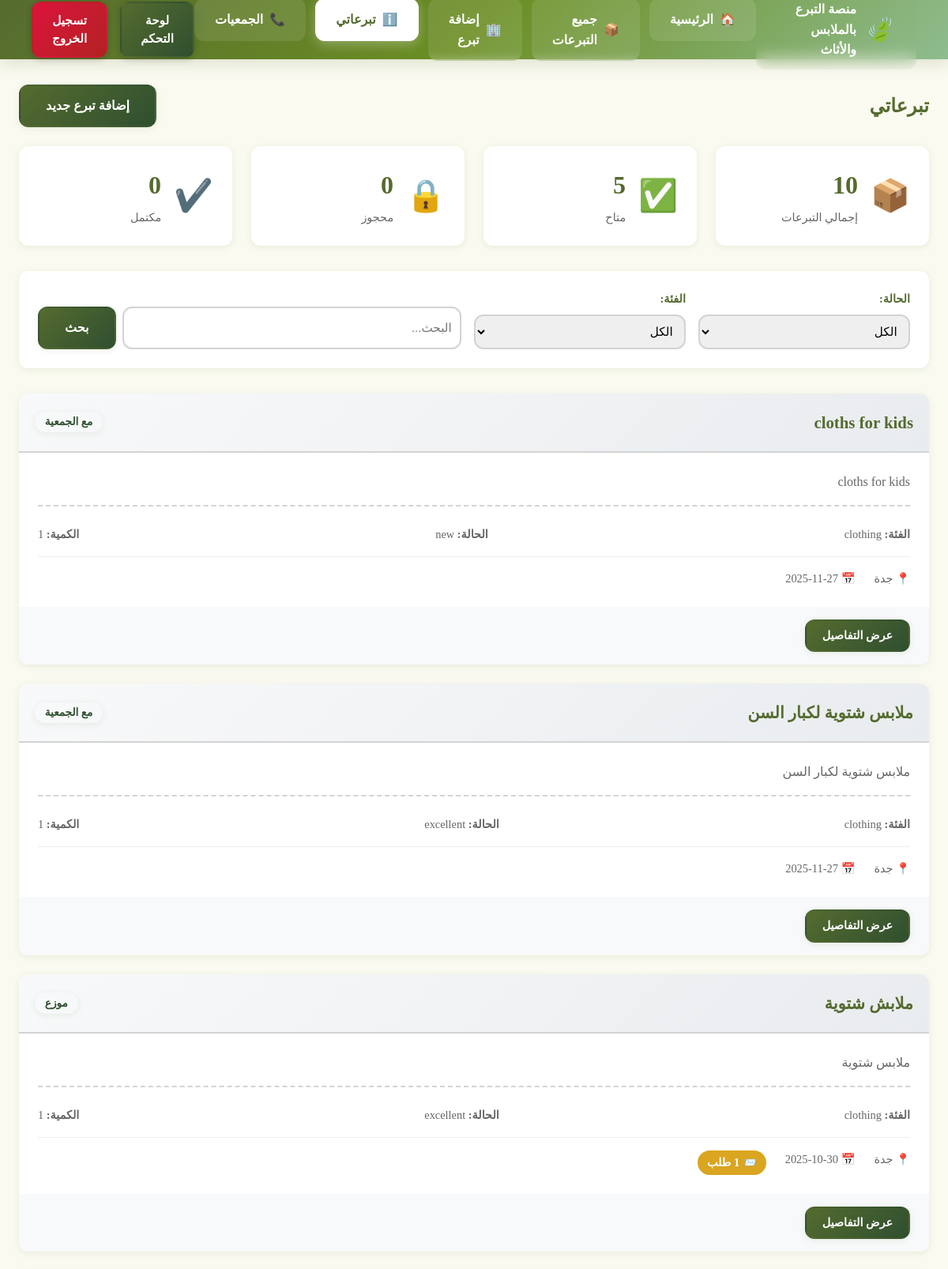
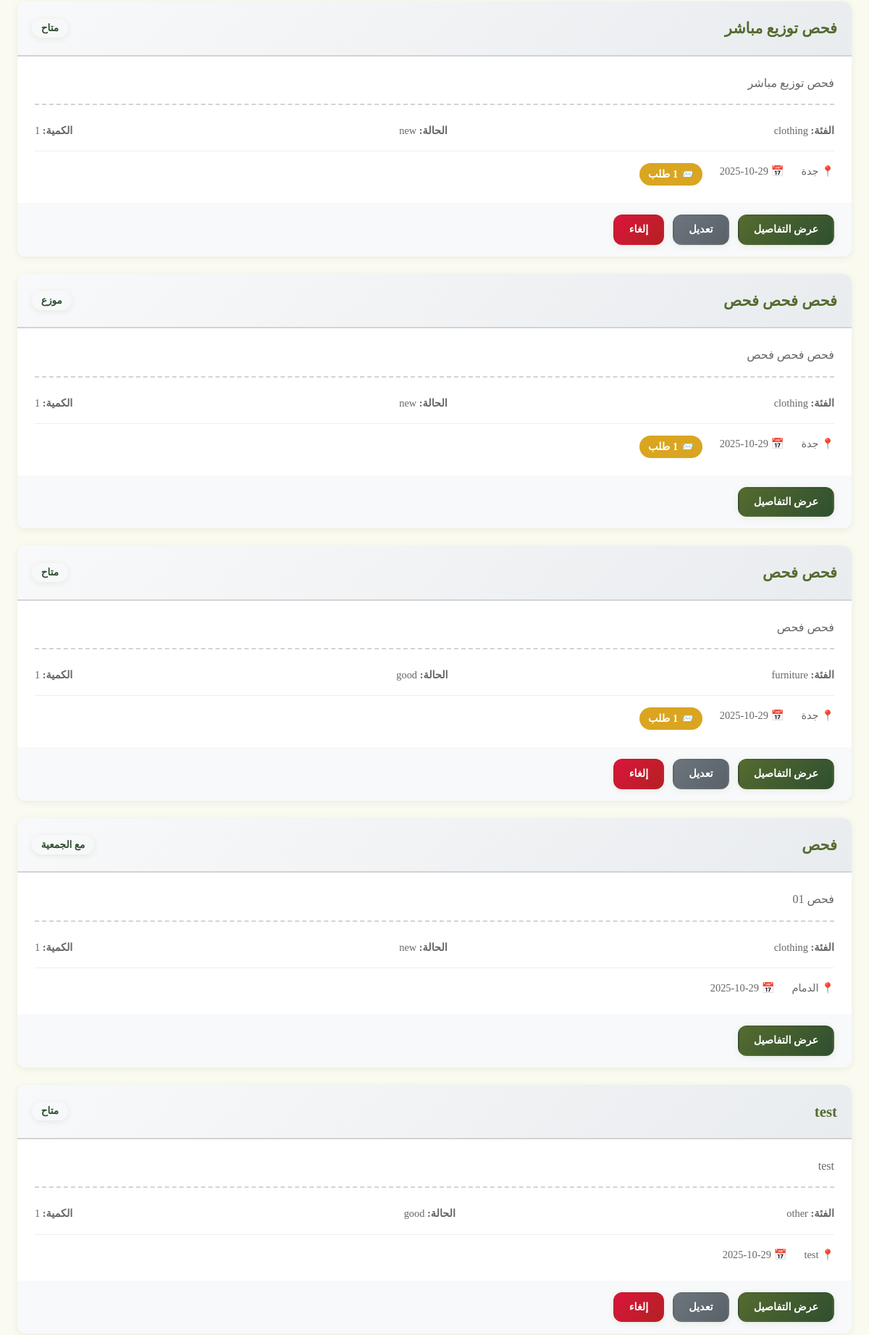
/my-donations.php (signed in, upper part), run on the app's committed database (2 pictures, top to bottom).
### tables this page shows
CREATE TABLE `donations` (
  `id` int NOT NULL,
  `donor_id` int NOT NULL,
  `beneficiary_id` int DEFAULT NULL,
  `charity_id` int DEFAULT NULL,
  `title` varchar(100) NOT NULL,
  `description` text,
  `category` enum('clothing','furniture','electronics','other') NOT NULL,
  `condition_item` enum('new','excellent','good','fair') NOT NULL,
  `quantity` int DEFAULT '1',
  `images` text,
  `pickup_location` text,
  `delivery_method` enum('pickup','delivery','both') NOT NULL,
  `status` enum('pending_charity_approval','available','reserved','with_charity','delivered','completed','cancelled') DEFAULT 'pending_charity_approval',
  `received_by_charity_at` timestamp NULL DEFAULT NULL,
  `charity_approved_at` timestamp NULL DEFAULT NULL,
  `delivered_to_beneficiary_at` timestamp NULL DEFAULT NULL,
  `charity_notes` text,
  `charity_approval_notes` text,
  `created_at` timestamp NULL DEFAULT CURRENT_TIMESTAMP,
  `updated_at` timestamp NULL DEFAULT CURRENT_TIMESTAMP ON UPDATE CURRENT_TIMESTAMP
);

### config.php (called while the page is built, shortened)
<?php
class Database {
    private static $instance = null;
    private $connection;
    private function __construct() {
        try {
            $dsn = "mysql:host=" . DB_HOST . ";dbname=" . DB_NAME . ";charset=" . DB_CHARSET;
            $this->connection = new PDO($dsn, DB_USER, DB_PASS, [
                PDO::ATTR_ERRMODE => PDO::ERRMODE_EXCEPTION,
                PDO::ATTR_DEFAULT_FETCH_MODE => PDO::FETCH_ASSOC,
                PDO::ATTR_EMULATE_PREPARES => false
            ]);
        } catch (PDOException $e) {
            die("فشل الاتصال بقاعدة البيانات: " . $e->getMessage());
        }
    }
    public static function getInstance() {
        if (self::$instance === null) {
            self::$instance = new self();
        }
        return self::$instance;
    }
    public function prepare($sql) {
        return $this->connection->prepare($sql);
    }
}
function escape($string) {
    return htmlspecialchars($string, ENT_QUOTES, 'UTF-8');
}
?>

### my-donations.php (the view, shortened to what this page needs)
<?php
require_once 'config.php';
$db = Database::getInstance();
$userId = $_SESSION['user_id'];
$status = isset($_GET['status']) ? $_GET['status'] : 'all';
$category = isset($_GET['category']) ? $_GET['category'] : 'all';
$search = isset($_GET['search']) ? trim($_GET['search']) : '';
$sql = "SELECT d.*,
        (SELECT COUNT(*) FROM donation_requests WHERE donation_id = d.id) as requests_count
        FROM donations d
        WHERE d.donor_id = ?";
$params = [$userId];
$sql .= " ORDER BY d.created_at DESC";
$stmt = $db->prepare($sql);
$stmt->execute($params);
$donations = $stmt->fetchAll();
$statsStmt = $db->prepare("
    SELECT
        COUNT(*) as total,
        COUNT(CASE WHEN status = 'pending_charity_approval' THEN 1 END) as pending_approval,
        COUNT(CASE WHEN status = 'available' THEN 1 END) as available,
        COUNT(CASE WHEN status = 'reserved' THEN 1 END) as reserved,
        COUNT(CASE WHEN status = 'completed' THEN 1 END) as completed,
        COUNT(CASE WHEN status = 'cancelled' THEN 1 END) as cancelled
    FROM donations
    WHERE donor_id = ?
");
$statsStmt->execute([$userId]);
$stats = $statsStmt->fetch();
 ?>
<?php require_once 'includes/header.php'; ?>
    <section style="padding: 2rem 0; min-height: 70vh;">
    <div class="container">
        <div class="page-header mb-4 d-flex justify-content-between align-items-center" style="flex-wrap: wrap; gap: 1rem;">
            <h1 style="color: var(--primary-color); margin: 0;">تبرعاتي</h1>
            <a href="add-donation.php" class="btn btn-primary">إضافة تبرع جديد</a>
        </div>
        <div class="stats-grid">
            <div class="stat-card">
                <div class="stat-icon">📦</div>
                <div class="stat-details">
                    <h3><?php echo $stats['total']; ?></h3>
                    <p>إجمالي التبرعات</p>
                </div>
            </div>
            <div class="stat-card">
                <div class="stat-icon">✅</div>
                <div class="stat-details">
                    <h3><?php echo $stats['available']; ?></h3>
                    <p>متاح</p>
                </div>
            </div>
            <div class="stat-card">
                <div class="stat-icon">🔒</div>
                <div class="stat-details">
                    <h3><?php echo $stats['reserved']; ?></h3>
                    <p>محجوز</p>
                </div>
            </div>
            <div class="stat-card">
                <div class="stat-icon">✔️</div>
                <div class="stat-details">
                    <h3><?php echo $stats['completed']; ?></h3>
                    <p>مكتمل</p>
                </div>
            </div>
        </div>
        <div class="filters-section">
            <form method="GET" class="filters-form">
                <div class="filter-group">
                    <label>الحالة:</label>
                    <select name="status" onchange="this.form.submit()">
                        <option value="all" <?php echo $status === 'all' ? 'selected' : ''; ?>>الكل</option>
                    </select>
                </div>
                <div class="filter-group">
                    <label>الفئة:</label>
                    <select name="category" onchange="this.form.submit()">
                        <option value="all" <?php echo $category === 'all' ? 'selected' : ''; ?>>الكل</option>
                    </select>
                </div>
                <div class="filter-group search-group">
                    <input type="text" name="search" placeholder="البحث..."
                           value="<?php echo escape($search); ?>">
                    <button type="submit" class="btn btn-primary">بحث</button>
                </div>
            </form>
        </div>
        <?php if (empty($donations)): ?>
            <div class="empty-state">
                <p>لا توجد تبرعات بعد</p>
                <a href="add-donation.php" class="btn btn-primary">إضافة تبرع جديد</a>
            </div>
        <?php else: ?>
            <div class="donations-grid">
                <?php foreach ($donations as $donation): ?>
                <div class="donation-card">
                    <div class="donation-header">
                        <h3><?php echo escape($donation['title']); ?></h3>
                        <span class="badge badge-<?php echo $donation['status']; ?>">
                            <?php
                            $statusText = [
                                'pending_charity_approval' => 'في انتظار الموافقة',
                                'available' => 'متاح',
                                'reserved' => 'محجوز',
                                'with_charity' => 'مع الجمعية',
                                'delivered' => 'موزع',
                                'completed' => 'مكتمل',
                                'cancelled' => 'ملغي'
                            ];
                            echo isset($statusText[$donation['status']]) ? $statusText[$donation['status']] : $donation['status'];
                            ?>
                        </span>
                    </div>
                    <div class="donation-body">
                        <p class="donation-description">
                            <?php echo escape(substr($donation['description'], 0, 100)) . (strlen($donation['description']) > 100 ? '...' : ''); ?>
                        </p>
                        <div class="donation-meta">
                            <span><strong>الفئة:</strong> <?php echo escape($donation['category']); ?></span>
                            <span><strong>الحالة:</strong> <?php echo escape($donation['condition_item']); ?></span>
                            <span><strong>الكمية:</strong> <?php echo escape($donation['quantity']); ?></span>
                        </div>
                        <div class="donation-info">
                            <span>📍 <?php echo escape($donation['pickup_location']); ?></span>
                            <span>📅 <?php echo date('Y-m-d', strtotime($donation['created_at'])); ?></span>
                            <?php if ($donation['requests_count'] > 0): ?>
                            <span class="requests-badge">📨 <?php echo $donation['requests_count']; ?> طلب</span>
                            <?php endif; ?>
                        </div>
                    </div>
                    <div class="donation-actions">
                        <a href="donation-details.php?id=<?php echo $donation['id']; ?>"
                           class="btn btn-sm btn-primary">
                            عرض التفاصيل
                        </a>
                        <?php if ($donation['status'] === 'available'): ?>
                        <a href="edit-donation.php?id=<?php echo $donation['id']; ?>"
                           class="btn btn-sm btn-secondary">
                            تعديل
                        </a>
                        <form method="POST" style="display: inline;">
                            <button type="submit" name="delete_donation"
                                    class="btn btn-sm btn-danger"
                                    onclick="return confirm('هل أنت متأكد من إلغاء هذا التبرع؟')">
                                إلغاء
                            </button>
                        </form>
                        <?php endif; ?>
                    </div>
                </div>
                <?php endforeach; ?>
            </div>
        <?php endif; ?>
    </div>
    </section>
<?php require_once 'includes/footer.php'; ?>

### style.css (style rules this page uses)
:root { --primary-color: #556b2f; --secondary-color: #8fbc8f; --success-color: #228b22; --warning-color: #daa520; --danger-color: #dc143c; --info-color: #6b8e23; --light-color: #f5f5dc; --dark-color: #2f4f2f; --text-color: #2f4f2f; --border-color: #d3d3d3; --background-color: #fafaf0; --sidebar-width: 280px; --header-height: 75px; --transition: all 0.3s cubic-bezier(0.4, 0, 0.2, 1); --shadow-sm: 0 2px 8px rgba(85,107,47,0.1); --shadow-md: 0 4px 16px rgba(85,107,47,0.15); --shadow-lg: 0 8px 32px rgba(85,107,47,0.2); --radius: 12px; }
* { margin: 0; padding: 0; box-sizing: border-box; }
body { font-size: 16px; line-height: 1.6; color: var(--text-color); background-color: var(--background-color); direction: rtl; text-align: right; }
.container { width: 100%; max-width: 1400px; margin: 0 auto; padding: 0 1.5rem; }
.btn { display: inline-flex; align-items: center; justify-content: center; gap: 0.5rem; padding: 0.8rem 2rem; font-size: 1rem; font-weight: 600; text-align: center; text-decoration: none; border: 2px solid transparent; border-radius: var(--radius); cursor: pointer; transition: var(--transition); line-height: 1.5; box-shadow: var(--shadow-sm); }
.btn-primary { background: linear-gradient(135deg, var(--primary-color), var(--dark-color)); color: white; }
.btn-danger { background: linear-gradient(135deg, var(--danger-color), #b22222); color: white; }
.btn-sm { padding: 0.5rem 1.25rem; font-size: 0.9rem; }
.badge { display: inline-flex; align-items: center; padding: 0.4rem 0.8rem; font-size: 0.85rem; font-weight: 700; line-height: 1; text-align: center; white-space: nowrap; border-radius: 25px; box-shadow: var(--shadow-sm); }
.mb-4 { margin-bottom: 1.5rem; }
.d-flex { display: flex; }
.justify-content-between { justify-content: space-between; }
.align-items-center { align-items: center; }
.btn-secondary { background: linear-gradient(135deg, #6c757d, #5a6268); color: white; }
.donation-meta { margin-top: auto; display: flex; justify-content: space-between; align-items: center; padding-top: 1.5rem; border-top: 2px dashed var(--border-color); }
@media (min-width: 769px) { .donation-meta { padding-top: 1.5rem; border-top: 2px dashed var(--border-color); } }

### my-donations.php (style rules this page uses)
.stats-grid { display: grid; grid-template-columns: repeat(auto-fit, minmax(200px, 1fr)); gap: 1.5rem; margin-bottom: 2rem; }
.stat-card { background: white; padding: 1.5rem; border-radius: var(--radius); box-shadow: var(--shadow-sm); display: flex; align-items: center; gap: 1rem; transition: var(--transition); }
.stat-icon { font-size: 2.5rem; }
.stat-details h3 { font-size: 2rem; color: var(--primary-color); margin: 0; }
.stat-details p { margin: 0.25rem 0 0 0; color: #666; font-size: 0.9rem; }
.filters-section { background: white; padding: 1.5rem; border-radius: var(--radius); box-shadow: var(--shadow-sm); margin-bottom: 2rem; }
.filters-form { display: flex; gap: 1rem; flex-wrap: wrap; align-items: end; }
.filter-group { display: flex; flex-direction: column; gap: 0.5rem; flex: 1; min-width: 200px; }
.filter-group label { font-weight: 600; color: var(--primary-color); font-size: 0.9rem; }
.filter-group select, .filter-group input { padding: 0.65rem; border: 2px solid var(--border-color); border-radius: var(--radius); font-size: 0.95rem; }
.search-group { flex: 2; min-width: 300px; flex-direction: row; align-items: stretch; }
.search-group input { flex: 1; }
.donations-grid { display: grid; gap: 1.5rem; }
.donation-card { background: white; border-radius: var(--radius); box-shadow: var(--shadow-sm); overflow: hidden; transition: var(--transition); }
.donation-header { display: flex; justify-content: space-between; align-items: center; padding: 1.25rem; background: linear-gradient(135deg, #f8f9fa, #e9ecef); border-bottom: 2px solid var(--border-color); }
.donation-header h3 { margin: 0; color: var(--primary-color); font-size: 1.3rem; }
.donation-body { padding: 1.5rem; }
.donation-description { color: #666; line-height: 1.6; margin-bottom: 1rem; }
.donation-meta { display: flex; gap: 1rem; margin-bottom: 1rem; flex-wrap: wrap; }
.donation-meta span { font-size: 0.9rem; color: #666; }
.donation-info { display: flex; gap: 1.5rem; flex-wrap: wrap; padding-top: 1rem; border-top: 1px solid #eee; font-size: 0.9rem; color: #666; }
.requests-badge { background: var(--warning-color); color: white; padding: 0.25rem 0.75rem; border-radius: 20px; font-weight: 600; }
.donation-actions { padding: 1rem 1.5rem; background: #f8f9fa; display: flex; gap: 0.75rem; flex-wrap: wrap; }

### data on the page
donations: title "cloths for kids", status "مع الجمعية", description "cloths for kids", category "clothing", condition_item "new", quantity "1", pickup_location "جدة", created_at "2025-11-27"
donations: title "ملابس شتوية لكبار السن", status "مع الجمعية", description "ملابس شتوية لكبار السن", category "clothing", condition_item "excellent", quantity "1", pickup_location "جدة", created_at "2025-11-27"
donations: title "ملابش شتوية", status "موزع", description "ملابس شتوية", category "clothing", condition_item "excellent", quantity "1", pickup_location "جدة", created_at "2025-10-30"
donations: title "فحص توزيع مباشر", status "متاح", description "فحص توزيع مباشر", category "clothing", condition_item "new", quantity "1", pickup_location "جدة", created_at "2025-10-29"
donations: title "فحص فحص فحص", status "موزع", description "فحص فحص فحص", category "clothing", condition_item "new", quantity "1", pickup_location "جدة", created_at "2025-10-29"
donations: title "فحص فحص", status "متاح", description "فحص فحص", category "furniture", condition_item "good", quantity "1", pickup_location "جدة", created_at "2025-10-29"
donations: title "فحص", status "مع الجمعية", description "فحص 01", category "clothing", condition_item "new", quantity "1", pickup_location "الدمام", created_at "2025-10-29"
donations: title "test", status "متاح", description "test", category "other", condition_item "good", quantity "1", pickup_location "test", created_at "2025-10-29"

### other printed values
SITE_NAME "منصة التبرع بالملابس والأثاث"
$item['label'] "الرئيسية"
$item['label'] "جميع التبرعات"
$item['label'] "إضافة تبرع"
$item['label'] "تبرعاتي"
$item['label'] "الجمعيات"
$stats['total'] "10"
$stats['available'] "5"
$stats['reserved'] "0"
$stats['completed'] "0"
